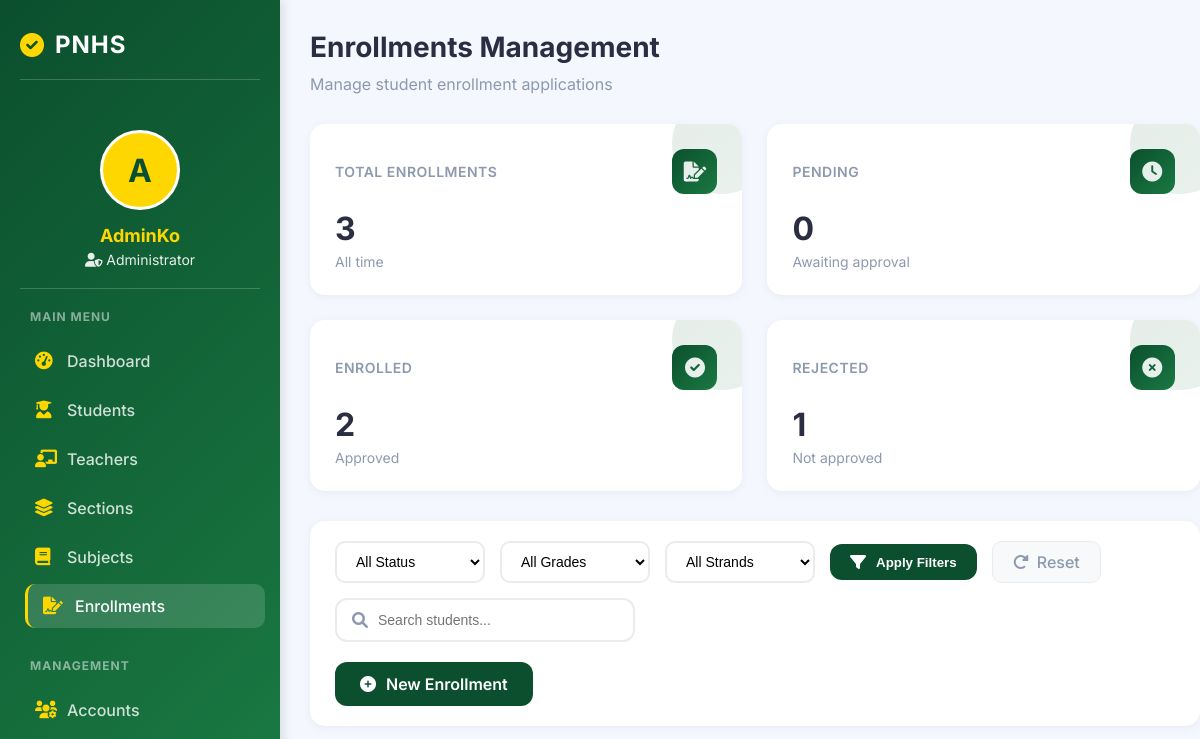
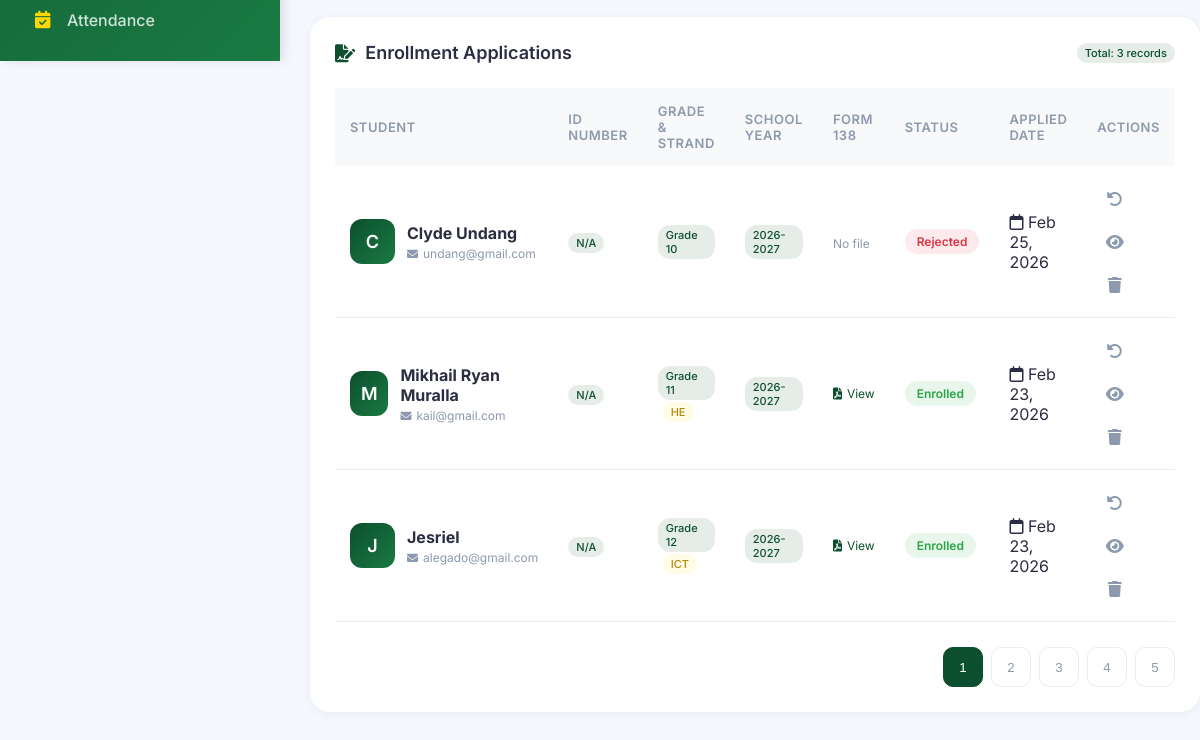
The app's page /admin/enrollments.php (signed in), older data (2 pictures, top to bottom).
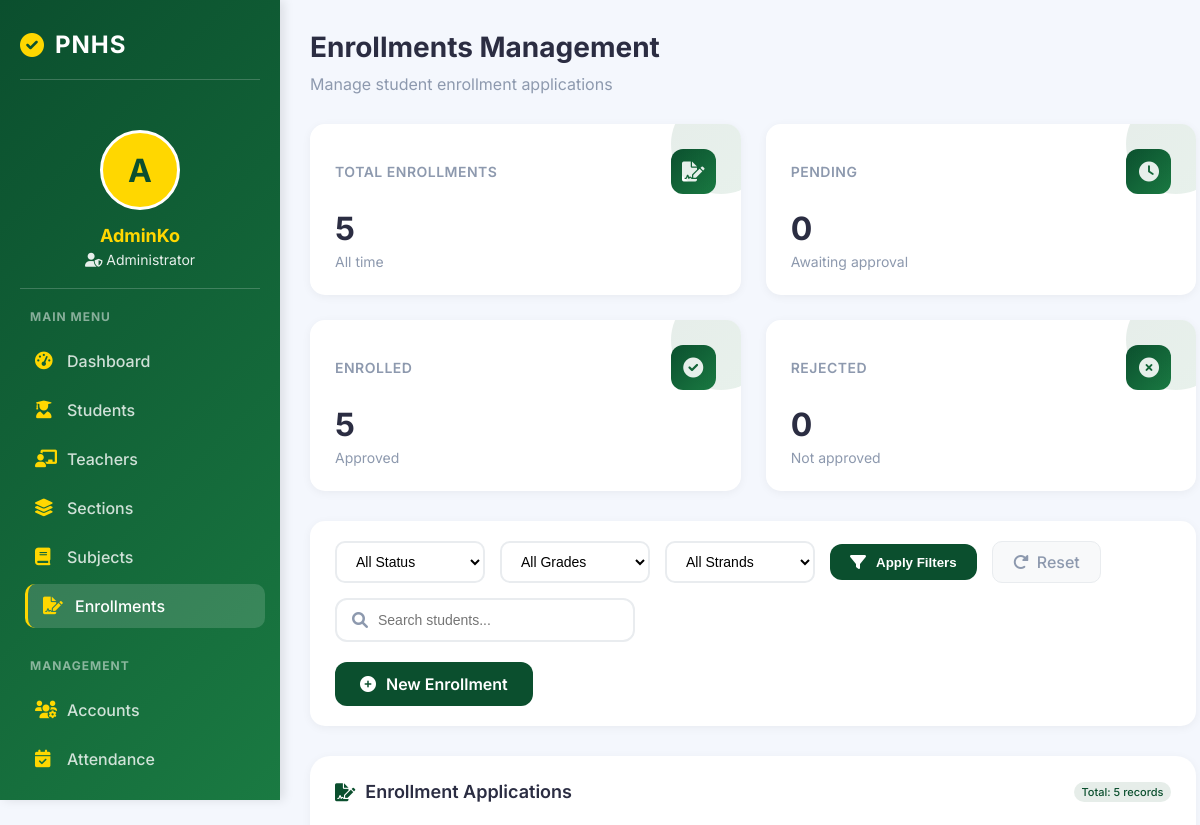
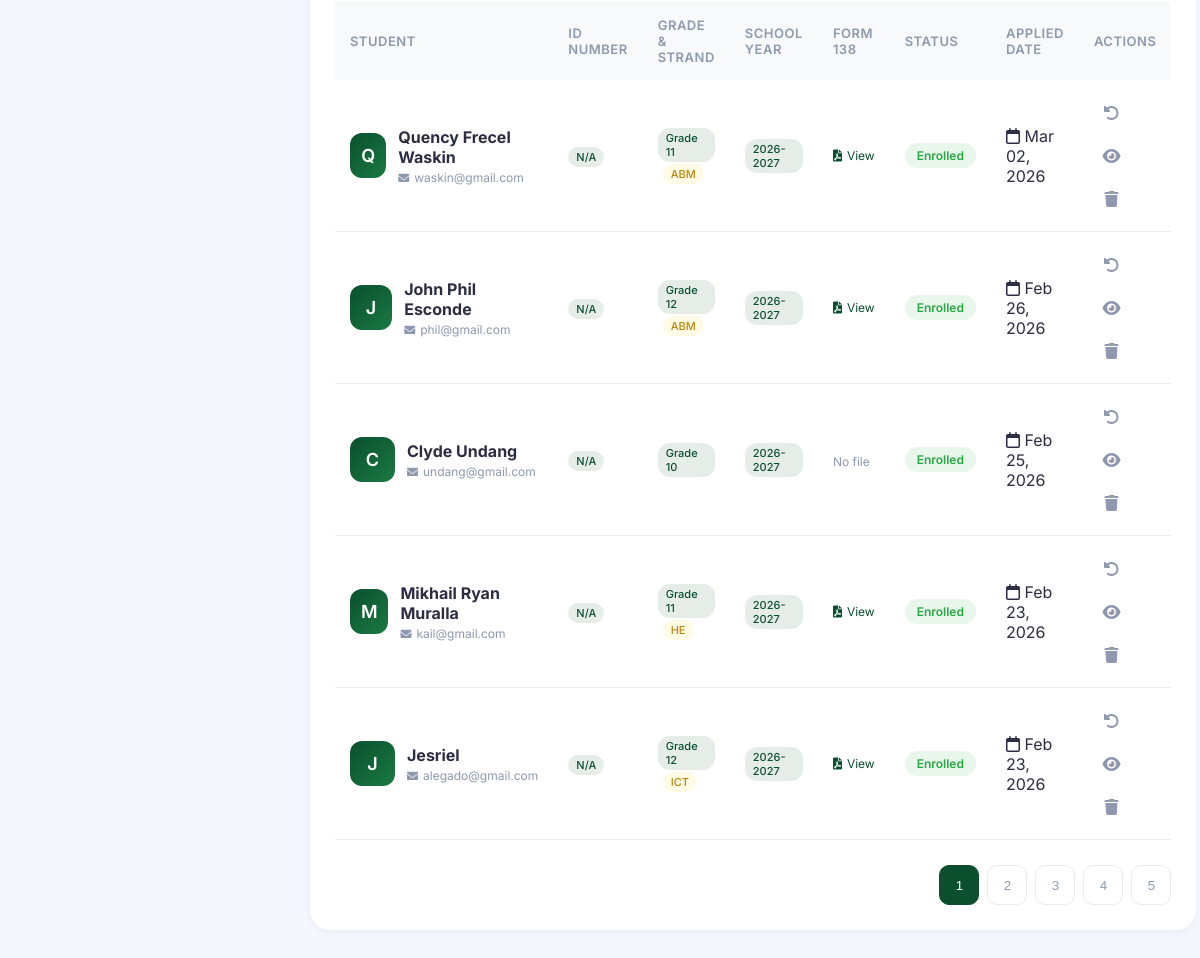
The same page, newer data (2 pictures, top to bottom).
### tables this page shows
CREATE TABLE `enrollments` (
  `id` int(11) NOT NULL,
  `student_id` int(11) NOT NULL,
  `grade_id` int(11) NOT NULL,
  `section_id` int(11) DEFAULT NULL,
  `school_year` varchar(20) NOT NULL,
  `status` enum('Pending','Enrolled','Rejected') DEFAULT 'Pending',
  `strand` varchar(50) DEFAULT NULL,
  `form_138` varchar(255) DEFAULT NULL,
  `created_at` timestamp NOT NULL DEFAULT current_timestamp()
);

CREATE TABLE `users` (
  `id` int(11) NOT NULL,
  `id_number` varchar(50) DEFAULT NULL,
  `fullname` varchar(100) DEFAULT NULL,
  `email` varchar(100) DEFAULT NULL,
  `password` varchar(255) DEFAULT NULL,
  `role` enum('Admin','Registrar','Teacher','Student') DEFAULT NULL,
  `created_at` timestamp NOT NULL DEFAULT current_timestamp()
);

CREATE TABLE `grade_levels` (
  `id` int(11) NOT NULL,
  `grade_name` varchar(20) DEFAULT NULL
);

### admin/enrollments.php (the view, shortened to what the changed rows need)
<?php
include("../config/database.php");
$query = "
    SELECT e.*,
           u.fullname,
           u.email,
           u.id_number,
           g.grade_name
    FROM enrollments e
    JOIN users u ON e.student_id = u.id
    JOIN grade_levels g ON e.grade_id = g.id
    WHERE 1=1
";
$query .= " ORDER BY e.created_at DESC";
$enrollments = $conn->query($query);
$total_enrollments = $conn->query("SELECT COUNT(*) as count FROM enrollments")->fetch_assoc()['count'];
$enrolled_count = $conn->query("SELECT COUNT(*) as count FROM enrollments WHERE status = 'Enrolled'")->fetch_assoc()['count'];
$rejected_count = $conn->query("SELECT COUNT(*) as count FROM enrollments WHERE status = 'Rejected'")->fetch_assoc()['count'];
?>
<!DOCTYPE html>
<html lang="en">
<head>
    <link rel="stylesheet" href="https://cdnjs.cloudflare.com/ajax/libs/font-awesome/6.0.0/css/all.min.css">
</head>
<body>
    <div class="app-container">
        <div class="sidebar">
            <h2>
                <i class="fas fa-check-circle"></i>
                <span>PNHS</span>
            </h2>
        </div>
        <div class="main-content">
            <div class="dashboard-header">
                <h1>Enrollments Management</h1>
            </div>
            <div class="stats-container">
                <div class="stat-card">
                    <div class="stat-header">
                        <h3>Total Enrollments</h3>
                        <div class="stat-icon">
                        </div>
                    </div>
                    <div class="stat-number"><?php echo $total_enrollments; ?></div>
                    <div class="stat-label">All time</div>
                </div>
                <div class="stat-card">
                    <div class="stat-header">
                        <h3>Enrolled</h3>
                        <div class="stat-icon">
                        </div>
                    </div>
                    <div class="stat-number"><?php echo $enrolled_count; ?></div>
                    <div class="stat-label">Approved</div>
                </div>
                <div class="stat-card">
                    <div class="stat-header">
                        <h3>Rejected</h3>
                        <div class="stat-icon">
                        </div>
                    </div>
                    <div class="stat-number"><?php echo $rejected_count; ?></div>
                    <div class="stat-label">Not approved</div>
                </div>
            </div>
            <div class="table-card">
                <div class="table-header">
                    <h3><i class="fas fa-file-signature"></i> Enrollment Applications</h3>
                    <span class="grade-tag">Total: <?php echo $enrollments ? $enrollments->num_rows : 0; ?> records</span>
                </div>
                <div class="table-container">
                    <table class="enrollments-table">
                        <thead>
                            <tr>
                                <th>Student</th>
                                <th>ID Number</th>
                                <th>Grade & Strand</th>
                                <th>School Year</th>
                                <th>Form 138</th>
                                <th>Status</th>
                                <th>Applied Date</th>
                                <th>Actions</th>
                            </tr>
                        </thead>
                        <tbody>
                            <?php if($enrollments && $enrollments->num_rows > 0): ?>
                                <?php while($enrollment = $enrollments->fetch_assoc()): ?>
                                    <tr>
                                        <td>
                                            <div class="student-info">
                                                <div class="student-avatar">
                                                    <?php echo strtoupper(substr($enrollment['fullname'], 0, 1)); ?>
                                                </div>
                                                <div class="student-details">
                                                    <h4><?php echo htmlspecialchars($enrollment['fullname']); ?></h4>
                                                    <span><i class="fas fa-envelope"></i> <?php echo htmlspecialchars($enrollment['email']); ?></span>
                                                </div>
                                            </div>
                                        </td>
                                        <td>
                                            <span class="grade-tag"><?php echo $enrollment['id_number'] ?? 'N/A'; ?></span>
                                        </td>
                                        <td>
                                            <span class="grade-tag"><?php echo htmlspecialchars($enrollment['grade_name']); ?></span>
                                            <?php if($enrollment['strand']): ?>
                                                <span class="strand-tag"><?php echo htmlspecialchars($enrollment['strand']); ?></span>
                                            <?php endif; ?>
                                        </td>
                                        <td>
                                            <span class="grade-tag"><?php echo htmlspecialchars($enrollment['school_year']); ?></span>
                                        </td>
                                        <td>
                                            <?php if($enrollment['form_138']): ?>
                                                <a href="../<?php echo $enrollment['form_138']; ?>" target="_blank" class="document-link">
                                                    <i class="fas fa-file-pdf"></i> View
                                                </a>
                                            <?php else: ?>
                                                <span style="color: var(--text-secondary); font-size: 12px;">No file</span>
                                            <?php endif; ?>
                                        </td>
                                        <td>
                                            <span class="badge badge-<?php echo strtolower($enrollment['status']); ?>">
                                                <?php echo $enrollment['status']; ?>
                                            </span>
                                        </td>
                                        <td>
                                            <span class="activity-time">
                                                <i class="far fa-calendar"></i>
                                                <?php echo date('M d, Y', strtotime($enrollment['created_at'])); ?>
                                            </span>
                                        </td>
                                        <td>
                                            <div class="action-btns">
                                                <?php if($enrollment['status'] == 'Pending'): ?>
                                                    <a href="?approve=<?php echo $enrollment['id']; ?>" class="btn-icon btn-approve" title="Approve" onclick="return confirm('Approve this enrollment?')">
                                                        <i class="fas fa-check-circle"></i>
                                                    </a>
                                                    <a href="?reject=<?php echo $enrollment['id']; ?>" class="btn-icon btn-reject" title="Reject" onclick="return confirm('Reject this enrollment?')">
                                                        <i class="fas fa-times-circle"></i>
                                                    </a>
                                                <?php elseif($enrollment['status'] == 'Enrolled'): ?>
                                                    <a href="?pending=<?php echo $enrollment['id']; ?>" class="btn-icon btn-pending" title="Move to Pending" onclick="return confirm('Change status to pending?')">
                                                        <i class="fas fa-undo-alt"></i>
                                                    </a>
                                                <?php elseif($enrollment['status'] == 'Rejected'): ?>
                                                    <a href="?pending=<?php echo $enrollment['id']; ?>" class="btn-icon btn-pending" title="Move to Pending" onclick="return confirm('Change status to pending?')">
                                                        <i class="fas fa-undo-alt"></i>
                                                    </a>
                                                <?php endif; ?>
                                                <a href="view_enrollment.php?id=<?php echo $enrollment['id']; ?>" class="btn-icon btn-view" title="View Details">
                                                    <i class="fas fa-eye"></i>
                                                </a>
                                                <a href="?delete=<?php echo $enrollment['id']; ?>" class="btn-icon btn-delete" title="Delete"
                                                   onclick="return confirm('Are you sure you want to delete this enrollment record?')">
                                                    <i class="fas fa-trash"></i>
                                                </a>
                                            </div>
                                        </td>
                                    </tr>
                                <?php endwhile; ?>
                            <?php endif; ?>
                        </tbody>
                    </table>
                </div>
            </div>
        </div>
    </div>
</body>
</html>

Row changes from the older to the newer data that the page shows:
added enrollments: student.fullname "Q", student.fullname "Quency Frecel Waskin", student.email "waskin@gmail.com", student.id_number "N/A", grade.grade_name "Grade 11", strand "ABM", school_year "2026-2027", status "Enrolled", created_at "Mar 02, 2026"
added enrollments: student.fullname "J", student.fullname "John Phil Esconde", student.email "phil@gmail.com", student.id_number "N/A", grade.grade_name "Grade 12", strand "ABM", school_year "2026-2027", status "Enrolled", created_at "Feb 26, 2026"
changed enrollments "Feb 25, 2026": status "Rejected" → "Enrolled"
Text that changed along with them:
$total_enrollments: "3" → "5"
$enrolled_count: "2" → "5"
$rejected_count: "1" → "0"
$enrollments->num_rows: "3" → "5"
